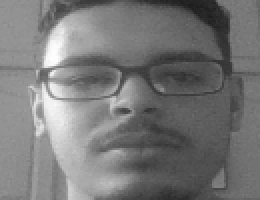
#> input picture datasets/Islam/10.png, 130 x 100 px, given in place of the camera (shown 2 times larger)
$ python db.py
#> lines starting #> are read from the running program, lines starting #| are printed output that depends on the picture; after the words box and inside, x2 and y2 are one past the last pixel; in counts of white or black regions, pixels touching at a corner belong together
# Creating database
# It captures images and stores them in datasets
# folder under the folder name of sub_data
import cv2, sys, numpy, os
haar_file = 'haarcascade_frontalface_default.xml'

# All the faces data will be
# present this folder
datasets = 'datasets'


# These are sub data sets of folder,
# for my faces I've used my name you can
# change the label here
sub_data = 'Islam'

path = os.path.join(datasets, sub_data)


# defining the size of images
(width, height) = (130, 100)

#'0' is used for my webcam,
# if you've any other camera
# attached use '1' like this
face_cascade = cv2.CascadeClassifier(haar_file)
webcam = cv2.VideoCapture(0)

# The program loops until it has 30 images of the face.
count = 1
while count < 201:
	(_, im) = webcam.read()
#> im is the input picture: shape (100, 130, 3); min 28, max 254, mean 119.4
	gray = cv2.cvtColor(im, cv2.COLOR_BGR2GRAY)
	faces = face_cascade.detectMultiScale(
        gray,
        scaleFactor=1.3,
        minNeighbors=5,
        minSize=(80, 80),
        flags=cv2.CASCADE_SCALE_IMAGE
    )
#> faces = [[20, 5, 89, 89]]

	for (x, y, w, h) in faces:
		cv2.rectangle(im, (x, y), (x + w, y + h), (255, 0, 0), 2)
		face = gray[y:y + h, x:x + w]
		face_resize = cv2.resize(face, (width, height))
		cv2.imwrite('% s/% s.png' % (path, count), face_resize)
#> this loop made 1 pass
#> pass 1, `face = gray[y:y + h, x:x + w]`:
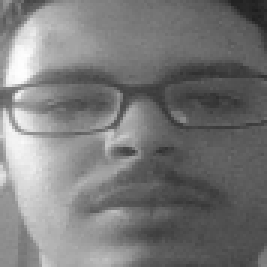
#> face: shape (89, 89) (shown 3 times larger); min 29, max 254, mean 120.7
#> pass 1, `face_resize = cv2.resize(face, (width, height))`:
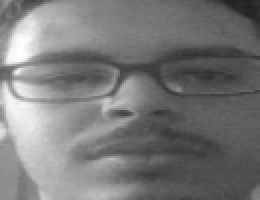
#> face_resize: shape (100, 130) (shown 2 times larger); min 32, max 254, mean 120.5
#> after the loop:
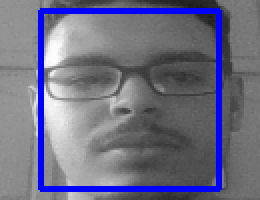
#> im: shape (100, 130, 3) (shown 2 times larger); 8.18% of pixels changed, all inside (x1, y1, x2, y2) = (19, 4, 111, 96)
	count += 1

	cv2.imshow('OpenCV', im)
	key = cv2.waitKey(10)
#> (key Esc is pressed here)
	if key == 27:
		break
